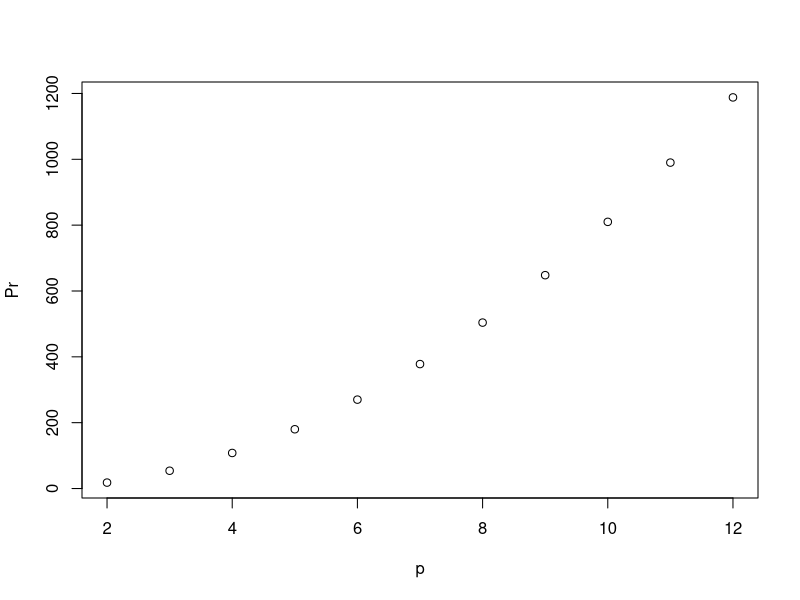

R code for this plot:
library(gtools)
library(tidyverse)

side_choice <- function(side_number) {
  entree <- length(combinations(6, 1))
  sides <- length(combinations(side_number, 2)) / 2
  drinks <- length(combinations(3, 1))
  
  entree * sides * drinks
}

p <- 2:12

Pr <- sapply(p, side_choice)
Pr

plot(p, Pr)
